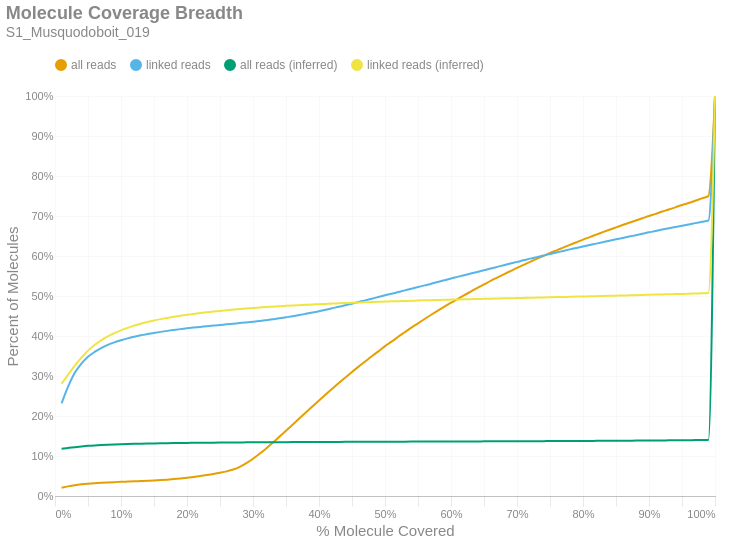

The notebook cell saved with this chart:
### Markdown cell above
### Molecule Read Coverage
This chart shows molecule coverage breadth as computed by the number of bases aligned to that molecule. In other words, "*how much of each unique long molecule is actually sequenced/aligned?*" Keep in mind there is a distinction between sequences and alignments, since some sequences belonging to a particular molecule may not align well and wouldn't appear in the alignment data. This chart also shows molecule coverage breadth as computed by the *inferred fragment* from which the aligned sequences originate. Unlike read coverage, this calculation takes into account the total insert size, including unsequenced gaps between the forward and reverse reads. Like the previous figures, these are cumulative percents.

### Code cell
if SKIPLR:
    print_html(f"Skipped")
else:
    binned_df = consolidated_hist(valids['coverage_bp'], mask, 0.01, True)
    binned_df_inf = consolidated_hist(valids['coverage_inserts'], mask, 0.01, True)
    binned_df = binned_df.with_columns(pl.lit(binned_df_inf['all reads (cumsum)']).alias('all reads (inferred)'))
    binned_df = binned_df.with_columns(pl.lit(binned_df_inf['linked reads (cumsum)']).alias('linked reads (inferred)'))
    binned_df = binned_df.with_columns(
        (pl.col('bin').cast(pl.Float64) + 0.01).alias('right_edge')
    )

    with SafeRender(binned_df):
        (
            density_plot(binned_df, 'Molecule Coverage Breadth', samplename, 'molcov', ['all reads (inferred)','linked reads (inferred)'])
            .encode(
                #x=alt.X('bin:Q', title="% Molecule Covered").axis(format = '%').scale(padding=0),
                x=alt.X('right_edge:Q', title="% Molecule Covered").axis(format='%').scale(padding=0),
                y=alt.Y('value:Q', title='Percent of Molecules')
                    .axis(format='%')
                    .stack(False)
                    .scale(domainMin=0, padding=0),
                color=alt.Color("key:N").scale(domain = ["all reads", "linked reads", "all reads (inferred)", "linked reads (inferred)"]),
                tooltip = [
                    alt.Tooltip("key:N", title = "Data Type"),
                    alt.Tooltip("range_label:N", title="% Molecule Covered"),
                    alt.Tooltip("value:Q", format = ".2%", title="% Molecules")
                ]
            )
        ).display()

### Figure 1 — Vega-Lite specification as saved in the notebook (floating-point values rounded to 4 significant figures)
{"width": "container", "height": 400, "config": {"title": {"anchor": "start", "dy": -15, "fontSize": 18, "color": "#888888", "subtitleColor": "#888888", "subtitleFontSize": 14}, "arc": {"fill": "#0072B2"}, "axis": {"domainColor": "#888888", "domainWidth": 0.5, "gridWidth": 0.2, "grid": false, "titleFontWeight": 400, "titleFontSize": 15, "labelFontSize": 11, "labelColor": "#888888", "tickColor": "#888888", "tickWidth": 0.2, "titleColor": "#888888"}, "axisBand": {"grid": false}, "axisX": {"grid": true, "tickSize": 10, "domainCap": "round"}, "axisY": {"domain": false, "grid": true, "tickSize": 0, "domainCap": "round"}, "background": "transparent", "header": {"labelFontSize": 15, "labelColor": "#888888", "titleFontSize": 15, "titleFontWeight": 600, "titleColor": "#888888"}, "legend": {"labelFont": "sans-serif", "labelFontSize": 12, "labelColor": "#888888", "symbolSize": 100, "symbolType": "circle", "titleFontSize": 12, "titlePadding": 10, "titleColor": "#888888", "title": null, "orient": "top"}, "range": {"category": ["#E69F00", "#56B4E9", "#009E73", "#F0E442", "#0072B2", "#D55E00", "#CC79A7", "#000000"], "diverging": ["#cfe8f3", "#a2d4ec", "#73bfe2", "#46abdb", "#1696d2", "#12719e"]}, "area": {"fill": "#0072B2", "fillOpacity": 0.7, "line": true, "strokeOpacity": 0.7}, "line": {"color": "#0072B2", "stroke": "#0072B2", "strokeWidth": 2}, "trail": {"color": "#0072B2", "stroke": "#0072B2", "strokeWidth": 0, "size": 1}, "point": {"filled": true, "fillOpacity": 1.0, "size": 95}, "text": {"color": "#888888", "fontSize": 11, "align": "right", "fontWeight": 400, "size": 11}, "bar": {"fill": "#0072B2", "stroke": null}, "view": {"stroke": null, "continuousWidth": 660, "continuousHeight": 400}}, "data": {"name": "data-8bf7a18756905574e547fd72cfa9b564"}, "mark": {"type": "line", "interpolate": "monotone", "point": {"opacity": 0, "size": 275}}, "encoding": {"color": {"field": "key", "scale": {"domain": ["all reads", "linked reads", "all reads (inferred)", "linked reads (inferred)"]}, "type": "nominal"}, "tooltip": [{"field": "key", "title": "Data Type", "type": "nominal"}, {"field": "range_label", "title": "% Molecule Covered", "type": "nominal"}, {"field": "value", "format": ".2%", "title": "% Molecules", "type": "quantitative"}], "x": {"axis": {"format": "%"}, "field": "right_edge", "scale": {"padding": 0}, "title": "% Molecule Covered", "type": "quantitative"}, "y": {"axis": {"format": "%"}, "field": "value", "scale": {"domainMin": 0, "padding": 0}, "stack": false, "title": "Percent of Molecules", "type": "quantitative"}}, "params": [{"name": "param_c36ac31b6afebe62", "select": {"type": "point", "fields": ["key"]}, "bind": "legend"}], "title": {"text": "Molecule Coverage Breadth", "subtitle": "S1_Musquodoboit_019"}, "transform": [{"fold": ["all reads (cumsum)", "linked reads (cumsum)", "all reads (inferred)", "linked reads (inferred)"]}, {"calculate": "replace(datum.key, ' (cumsum)', '')", "as": "key"}, {"filter": {"param": "param_c36ac31b6afebe62"}}], "usermeta": {"embedOptions": {"downloadFileName": "S1_Musquodoboit_019.molcov"}}, "$schema": "https://vega.github.io/schema/vega-lite/v6.1.0.json", "datasets": {"data-8bf7a18756905574e547fd72cfa9b564": [{"bin": "0.0", "interval": "0.0-0.01", "all reads": 0.02042, "linked reads": 0.2316, "all reads (cumsum)": 0.02042, "linked reads (cumsum)": 0.2316, "range_label": "0.0-0.01", "all reads (inferred)": 0.1183, "linked reads (inferred)": 0.2805, "right_edge": 0.01}, {"bin": "0.01", "interval": "0.01-0.02", "all reads": 0.003657, "linked reads": 0.04222, "all reads (cumsum)": 0.02408, "linked reads (cumsum)": 0.2738, "range_label": "0.01-0.02", "all reads (inferred)": 0.1203, "linked reads (inferred)": 0.3035, "right_edge": 0.02}, {"bin": "0.02", "interval": "0.02-0.03", "all reads": 0.002965, "linked reads": 0.03409, "all reads (cumsum)": 0.02704, "linked reads (cumsum)": 0.3079, "range_label": "0.02-0.03", "all reads (inferred)": 0.1221, "linked reads (inferred)": 0.3259, "right_edge": 0.03}, {"bin": "0.03", "interval": "0.03-0.04", "all reads": 0.002144, "linked reads": 0.0232, "all reads (cumsum)": 0.02918, "linked reads (cumsum)": 0.3311, "range_label": "0.03-0.04", "all reads (inferred)": 0.1238, "linked reads (inferred)": 0.3462, "right_edge": 0.04}, {"bin": "0.04", "interval": "0.04-0.05", "all reads": 0.001581, "linked reads": 0.01699, "all reads (cumsum)": 0.03077, "linked reads (cumsum)": 0.3481, "range_label": "0.04-0.05", "all reads (inferred)": 0.1253, "linked reads (inferred)": 0.3635, "right_edge": 0.05}, {"bin": "0.05", "interval": "0.05-0.06", "all reads": 0.001216, "linked reads": 0.01204, "all reads (cumsum)": 0.03198, "linked reads (cumsum)": 0.3601, "range_label": "0.05-0.06", "all reads (inferred)": 0.1265, "linked reads (inferred)": 0.3776, "right_edge": 0.06}, {"bin": "0.06", "interval": "0.06-0.07", "all reads": 0.0009811, "linked reads": 0.009594, "all reads (cumsum)": 0.03296, "linked reads (cumsum)": 0.3697, "range_label": "0.06-0.07", "all reads (inferred)": 0.1275, "linked reads (inferred)": 0.3892, "right_edge": 0.07}, {"bin": "0.07", "interval": "0.07-0.08", "all reads": 0.0008628, "linked reads": 0.007983, "all reads (cumsum)": 0.03382, "linked reads (cumsum)": 0.3777, "range_label": "0.07-0.08", "all reads (inferred)": 0.1283, "linked reads (inferred)": 0.3988, "right_edge": 0.08}, {"bin": "0.08", "interval": "0.08-0.09", "all reads": 0.0007623, "linked reads": 0.006401, "all reads (cumsum)": 0.03459, "linked reads (cumsum)": 0.3841, "range_label": "0.08-0.09", "all reads (inferred)": 0.129, "linked reads (inferred)": 0.4071, "right_edge": 0.09}, {"bin": "0.09", "interval": "0.09-0.1", "all reads": 0.0007383, "linked reads": 0.005385, "all reads (cumsum)": 0.03533, "linked reads (cumsum)": 0.3895, "range_label": "0.09-0.1", "all reads (inferred)": 0.1295, "linked reads (inferred)": 0.4141, "right_edge": 0.1}, {"bin": "0.1", "interval": "0.1-0.11", "all reads": 0.0006755, "linked reads": 0.004599, "all reads (cumsum)": 0.036, "linked reads (cumsum)": 0.3941, "range_label": "0.1-0.11", "all reads (inferred)": 0.13, "linked reads (inferred)": 0.4203, "right_edge": 0.11}, {"bin": "0.11", "interval": "0.11-0.12", "all reads": 0.0006771, "linked reads": 0.004034, "all reads (cumsum)": 0.03668, "linked reads (cumsum)": 0.3981, "range_label": "0.11-0.12", "all reads (inferred)": 0.1305, "linked reads (inferred)": 0.4258, "right_edge": 0.12}, {"bin": "0.12", "interval": "0.12-0.13", "all reads": 0.0006955, "linked reads": 0.003553, "all reads (cumsum)": 0.03737, "linked reads (cumsum)": 0.4017, "range_label": "0.12-0.13", "all reads (inferred)": 0.1309, "linked reads (inferred)": 0.4306, "right_edge": 0.13}, {"bin": "0.13", "interval": "0.13-0.14", "all reads": 0.0006928, "linked reads": 0.003058, "all reads (cumsum)": 0.03807, "linked reads (cumsum)": 0.4047, "range_label": "0.13-0.14", "all reads (inferred)": 0.1312, "linked reads (inferred)": 0.4348, "right_edge": 0.14}, {"bin": "0.14", "interval": "0.14-0.15", "all reads": 0.0007446, "linked reads": 0.002858, "all reads (cumsum)": 0.03881, "linked reads (cumsum)": 0.4076, "range_label": "0.14-0.15", "all reads (inferred)": 0.1315, "linked reads (inferred)": 0.4387, "right_edge": 0.15}, {"bin": "0.15", "interval": "0.15-0.16", "all reads": 0.000921, "linked reads": 0.002703, "all reads (cumsum)": 0.03973, "linked reads (cumsum)": 0.4103, "range_label": "0.15-0.16", "all reads (inferred)": 0.1318, "linked reads (inferred)": 0.4422, "right_edge": 0.16}, {"bin": "0.16", "interval": "0.16-0.17", "all reads": 0.001161, "linked reads": 0.002542, "all reads (cumsum)": 0.04089, "linked reads (cumsum)": 0.4128, "range_label": "0.16-0.17", "all reads (inferred)": 0.1321, "linked reads (inferred)": 0.4451, "right_edge": 0.17}, {"bin": "0.17", "interval": "0.17-0.18", "all reads": 0.001348, "linked reads": 0.002227, "all reads (cumsum)": 0.04224, "linked reads (cumsum)": 0.4151, "range_label": "0.17-0.18", "all reads (inferred)": 0.1323, "linked reads (inferred)": 0.4479, "right_edge": 0.18}, {"bin": "0.18", "interval": "0.18-0.19", "all reads": 0.001605, "linked reads": 0.002102, "all reads (cumsum)": 0.04385, "linked reads (cumsum)": 0.4172, "range_label": "0.18-0.19", "all reads (inferred)": 0.1325, "linked reads (inferred)": 0.4505, "right_edge": 0.19}, {"bin": "0.19", "interval": "0.19-0.2", "all reads": 0.001833, "linked reads": 0.002042, "all reads (cumsum)": 0.04568, "linked reads (cumsum)": 0.4192, "range_label": "0.19-0.2", "all reads (inferred)": 0.1327, "linked reads (inferred)": 0.4529, "right_edge": 0.2}, {"bin": "0.2", "interval": "0.2-0.21", "all reads": 0.002006, "linked reads": 0.001817, "all reads (cumsum)": 0.04769, "linked reads (cumsum)": 0.421, "range_label": "0.2-0.21", "all reads (inferred)": 0.1329, "linked reads (inferred)": 0.4551, "right_edge": 0.21}, {"bin": "0.21", "interval": "0.21-0.22", "all reads": 0.002194, "linked reads": 0.001637, "all reads (cumsum)": 0.04988, "linked reads (cumsum)": 0.4227, "range_label": "0.21-0.22", "all reads (inferred)": 0.1331, "linked reads (inferred)": 0.4573, "right_edge": 0.22}, {"bin": "0.22", "interval": "0.22-0.23", "all reads": 0.002475, "linked reads": 0.001767, "all reads (cumsum)": 0.05235, "linked reads (cumsum)": 0.4244, "range_label": "0.22-0.23", "all reads (inferred)": 0.1333, "linked reads (inferred)": 0.4593, "right_edge": 0.23}, {"bin": "0.23", "interval": "0.23-0.24", "all reads": 0.002699, "linked reads": 0.001612, "all reads (cumsum)": 0.05505, "linked reads (cumsum)": 0.426, "range_label": "0.23-0.24", "all reads (inferred)": 0.1334, "linked reads (inferred)": 0.461, "right_edge": 0.24}, {"bin": "0.24", "interval": "0.24-0.25", "all reads": 0.003035, "linked reads": 0.001602, "all reads (cumsum)": 0.05809, "linked reads (cumsum)": 0.4276, "range_label": "0.24-0.25", "all reads (inferred)": 0.1336, "linked reads (inferred)": 0.4627, "right_edge": 0.25}, {"bin": "0.25", "interval": "0.25-0.26", "all reads": 0.003475, "linked reads": 0.001476, "all reads (cumsum)": 0.06156, "linked reads (cumsum)": 0.4291, "range_label": "0.25-0.26", "all reads (inferred)": 0.1337, "linked reads (inferred)": 0.4644, "right_edge": 0.26}, {"bin": "0.26", "interval": "0.26-0.27", "all reads": 0.004619, "linked reads": 0.001612, "all reads (cumsum)": 0.06618, "linked reads (cumsum)": 0.4307, "range_label": "0.26-0.27", "all reads (inferred)": 0.1339, "linked reads (inferred)": 0.466, "right_edge": 0.27}, {"bin": "0.27", "interval": "0.27-0.28", "all reads": 0.006842, "linked reads": 0.001521, "all reads (cumsum)": 0.07303, "linked reads (cumsum)": 0.4323, "range_label": "0.27-0.28", "all reads (inferred)": 0.134, "linked reads (inferred)": 0.4673, "right_edge": 0.28}, {"bin": "0.28", "interval": "0.28-0.29", "all reads": 0.009099, "linked reads": 0.001667, "all reads (cumsum)": 0.08212, "linked reads (cumsum)": 0.4339, "range_label": "0.28-0.29", "all reads (inferred)": 0.1341, "linked reads (inferred)": 0.4686, "right_edge": 0.29}, {"bin": "0.29", "interval": "0.29-0.3", "all reads": 0.01106, "linked reads": 0.001697, "all reads (cumsum)": 0.09318, "linked reads (cumsum)": 0.4356, "range_label": "0.29-0.3", "all reads (inferred)": 0.1342, "linked reads (inferred)": 0.4699, "right_edge": 0.3}, {"bin": "0.3", "interval": "0.3-0.31", "all reads": 0.01236, "linked reads": 0.001842, "all reads (cumsum)": 0.1055, "linked reads (cumsum)": 0.4375, "range_label": "0.3-0.31", "all reads (inferred)": 0.1343, "linked reads (inferred)": 0.471, "right_edge": 0.31}, {"bin": "0.31", "interval": "0.31-0.32", "all reads": 0.01342, "linked reads": 0.002177, "all reads (cumsum)": 0.119, "linked reads (cumsum)": 0.4396, "range_label": "0.31-0.32", "all reads (inferred)": 0.1344, "linked reads (inferred)": 0.4722, "right_edge": 0.32}, {"bin": "0.32", "interval": "0.32-0.33", "all reads": 0.01445, "linked reads": 0.002257, "all reads (cumsum)": 0.1334, "linked reads (cumsum)": 0.4419, "range_label": "0.32-0.33", "all reads (inferred)": 0.1345, "linked reads (inferred)": 0.4733, "right_edge": 0.33}, {"bin": "0.33", "interval": "0.33-0.34", "all reads": 0.01467, "linked reads": 0.002262, "all reads (cumsum)": 0.1481, "linked reads (cumsum)": 0.4442, "range_label": "0.33-0.34", "all reads (inferred)": 0.1346, "linked reads (inferred)": 0.4744, "right_edge": 0.34}, {"bin": "0.34", "interval": "0.34-0.35", "all reads": 0.01495, "linked reads": 0.002648, "all reads (cumsum)": 0.163, "linked reads (cumsum)": 0.4468, "range_label": "0.34-0.35", "all reads (inferred)": 0.1347, "linked reads (inferred)": 0.4754, "right_edge": 0.35}, {"bin": "0.35", "interval": "0.35-0.36", "all reads": 0.01519, "linked reads": 0.002547, "all reads (cumsum)": 0.1782, "linked reads (cumsum)": 0.4494, "range_label": "0.35-0.36", "all reads (inferred)": 0.1348, "linked reads (inferred)": 0.4763, "right_edge": 0.36}, {"bin": "0.36", "interval": "0.36-0.37", "all reads": 0.01534, "linked reads": 0.002898, "all reads (cumsum)": 0.1936, "linked reads (cumsum)": 0.4522, "range_label": "0.36-0.37", "all reads (inferred)": 0.1348, "linked reads (inferred)": 0.4771, "right_edge": 0.37}, {"bin": "0.37", "interval": "0.37-0.38", "all reads": 0.01523, "linked reads": 0.003143, "all reads (cumsum)": 0.2088, "linked reads (cumsum)": 0.4554, "range_label": "0.37-0.38", "all reads (inferred)": 0.1349, "linked reads (inferred)": 0.4779, "right_edge": 0.38}, {"bin": "0.38", "interval": "0.38-0.39", "all reads": 0.01511, "linked reads": 0.003208, "all reads (cumsum)": 0.2239, "linked reads (cumsum)": 0.4586, "range_label": "0.38-0.39", "all reads (inferred)": 0.135, "linked reads (inferred)": 0.4787, "right_edge": 0.39}, {"bin": "0.39", "interval": "0.39-0.4", "all reads": 0.01507, "linked reads": 0.003293, "all reads (cumsum)": 0.239, "linked reads (cumsum)": 0.4619, "range_label": "0.39-0.4", "all reads (inferred)": 0.1351, "linked reads (inferred)": 0.4796, "right_edge": 0.4}, {"bin": "0.4", "interval": "0.4-0.41", "all reads": 0.01466, "linked reads": 0.003734, "all reads (cumsum)": 0.2536, "linked reads (cumsum)": 0.4656, "range_label": "0.4-0.41", "all reads (inferred)": 0.1351, "linked reads (inferred)": 0.4803, "right_edge": 0.41}, {"bin": "0.41", "interval": "0.41-0.42", "all reads": 0.01457, "linked reads": 0.003769, "all reads (cumsum)": 0.2682, "linked reads (cumsum)": 0.4694, "range_label": "0.41-0.42", "all reads (inferred)": 0.1352, "linked reads (inferred)": 0.4811, "right_edge": 0.42}, {"bin": "0.42", "interval": "0.42-0.43", "all reads": 0.01424, "linked reads": 0.003568, "all reads (cumsum)": 0.2825, "linked reads (cumsum)": 0.473, "range_label": "0.42-0.43", "all reads (inferred)": 0.1353, "linked reads (inferred)": 0.4817, "right_edge": 0.43}, {"bin": "0.43", "interval": "0.43-0.44", "all reads": 0.01386, "linked reads": 0.004064, "all reads (cumsum)": 0.2963, "linked reads (cumsum)": 0.477, "range_label": "0.43-0.44", "all reads (inferred)": 0.1353, "linked reads (inferred)": 0.4824, "right_edge": 0.44}, {"bin": "0.44", "interval": "0.44-0.45", "all reads": 0.01377, "linked reads": 0.003824, "all reads (cumsum)": 0.3101, "linked reads (cumsum)": 0.4809, "range_label": "0.44-0.45", "all reads (inferred)": 0.1354, "linked reads (inferred)": 0.483, "right_edge": 0.45}, {"bin": "0.45", "interval": "0.45-0.46", "all reads": 0.01338, "linked reads": 0.003924, "all reads (cumsum)": 0.3235, "linked reads (cumsum)": 0.4848, "range_label": "0.45-0.46", "all reads (inferred)": 0.1355, "linked reads (inferred)": 0.4836, "right_edge": 0.46}, {"bin": "0.46", "interval": "0.46-0.47", "all reads": 0.01292, "linked reads": 0.004274, "all reads (cumsum)": 0.3364, "linked reads (cumsum)": 0.489, "range_label": "0.46-0.47", "all reads (inferred)": 0.1355, "linked reads (inferred)": 0.4841, "right_edge": 0.47}, {"bin": "0.47", "interval": "0.47-0.48", "all reads": 0.01304, "linked reads": 0.004169, "all reads (cumsum)": 0.3494, "linked reads (cumsum)": 0.4932, "range_label": "0.47-0.48", "all reads (inferred)": 0.1356, "linked reads (inferred)": 0.4848, "right_edge": 0.48}, {"bin": "0.48", "interval": "0.48-0.49", "all reads": 0.01213, "linked reads": 0.004289, "all reads (cumsum)": 0.3616, "linked reads (cumsum)": 0.4975, "range_label": "0.48-0.49", "all reads (inferred)": 0.1356, "linked reads (inferred)": 0.4854, "right_edge": 0.49}, {"bin": "0.49", "interval": "0.49-0.5", "all reads": 0.01314, "linked reads": 0.004139, "all reads (cumsum)": 0.3747, "linked reads (cumsum)": 0.5016, "range_label": "0.49-0.5", "all reads (inferred)": 0.1357, "linked reads (inferred)": 0.486, "right_edge": 0.5}, {"bin": "0.5", "interval": "0.5-0.51", "all reads": 0.01108, "linked reads": 0.003964, "all reads (cumsum)": 0.3858, "linked reads (cumsum)": 0.5056, "range_label": "0.5-0.51", "all reads (inferred)": 0.1358, "linked reads (inferred)": 0.4866, "right_edge": 0.51}, {"bin": "0.51", "interval": "0.51-0.52", "all reads": 0.01224, "linked reads": 0.004209, "all reads (cumsum)": 0.398, "linked reads (cumsum)": 0.5098, "range_label": "0.51-0.52", "all reads (inferred)": 0.1358, "linked reads (inferred)": 0.4871, "right_edge": 0.52}, {"bin": "0.52", "interval": "0.52-0.53", "all reads": 0.01138, "linked reads": 0.004194, "all reads (cumsum)": 0.4094, "linked reads (cumsum)": 0.514, "range_label": "0.52-0.53", "all reads (inferred)": 0.1359, "linked reads (inferred)": 0.4876, "right_edge": 0.53}, {"bin": "0.53", "interval": "0.53-0.54", "all reads": 0.01133, "linked reads": 0.004139, "all reads (cumsum)": 0.4208, "linked reads (cumsum)": 0.5182, "range_label": "0.53-0.54", "all reads (inferred)": 0.1359, "linked reads (inferred)": 0.4881, "right_edge": 0.54}, {"bin": "0.54", "interval": "0.54-0.55", "all reads": 0.0109, "linked reads": 0.004189, "all reads (cumsum)": 0.4317, "linked reads (cumsum)": 0.5223, "range_label": "0.54-0.55", "all reads (inferred)": 0.136, "linked reads (inferred)": 0.4887, "right_edge": 0.55}, {"bin": "0.55", "interval": "0.55-0.56", "all reads": 0.01094, "linked reads": 0.004244, "all reads (cumsum)": 0.4426, "linked reads (cumsum)": 0.5266, "range_label": "0.55-0.56", "all reads (inferred)": 0.1361, "linked reads (inferred)": 0.4892, "right_edge": 0.56}, {"bin": "0.56", "interval": "0.56-0.57", "all reads": 0.01058, "linked reads": 0.004089, "all reads (cumsum)": 0.4532, "linked reads (cumsum)": 0.5307, "range_label": "0.56-0.57", "all reads (inferred)": 0.1361, "linked reads (inferred)": 0.4896, "right_edge": 0.57}, {"bin": "0.57", "interval": "0.57-0.58", "all reads": 0.01015, "linked reads": 0.004454, "all reads (cumsum)": 0.4633, "linked reads (cumsum)": 0.5351, "range_label": "0.57-0.58", "all reads (inferred)": 0.1362, "linked reads (inferred)": 0.49, "right_edge": 0.58}, {"bin": "0.58", "interval": "0.58-0.59", "all reads": 0.009983, "linked reads": 0.004229, "all reads (cumsum)": 0.4733, "linked reads (cumsum)": 0.5394, "range_label": "0.58-0.59", "all reads (inferred)": 0.1362, "linked reads (inferred)": 0.4905, "right_edge": 0.59}, {"bin": "0.59", "interval": "0.59-0.6", "all reads": 0.009875, "linked reads": 0.004364, "all reads (cumsum)": 0.4832, "linked reads (cumsum)": 0.5437, "range_label": "0.59-0.6", "all reads (inferred)": 0.1363, "linked reads (inferred)": 0.4909, "right_edge": 0.6}, {"bin": "0.6", "interval": "0.6-0.61", "all reads": 0.009311, "linked reads": 0.004039, "all reads (cumsum)": 0.4925, "linked reads (cumsum)": 0.5478, "range_label": "0.6-0.61", "all reads (inferred)": 0.1363, "linked reads (inferred)": 0.4913, "right_edge": 0.61}, {"bin": "0.61", "interval": "0.61-0.62", "all reads": 0.00948, "linked reads": 0.004139, "all reads (cumsum)": 0.502, "linked reads (cumsum)": 0.5519, "range_label": "0.61-0.62", "all reads (inferred)": 0.1364, "linked reads (inferred)": 0.4917, "right_edge": 0.62}, {"bin": "0.62", "interval": "0.62-0.63", "all reads": 0.00904, "linked reads": 0.004169, "all reads (cumsum)": 0.511, "linked reads (cumsum)": 0.5561, "range_label": "0.62-0.63", "all reads (inferred)": 0.1365, "linked reads (inferred)": 0.4921, "right_edge": 0.63}, {"bin": "0.63", "interval": "0.63-0.64", "all reads": 0.009024, "linked reads": 0.004094, "all reads (cumsum)": 0.52, "linked reads (cumsum)": 0.5602, "range_label": "0.63-0.64", "all reads (inferred)": 0.1365, "linked reads (inferred)": 0.4926, "right_edge": 0.64}, {"bin": "0.64", "interval": "0.64-0.65", "all reads": 0.008779, "linked reads": 0.004214, "all reads (cumsum)": 0.5288, "linked reads (cumsum)": 0.5644, "range_label": "0.64-0.65", "all reads (inferred)": 0.1366, "linked reads (inferred)": 0.493, "right_edge": 0.65}, {"bin": "0.65", "interval": "0.65-0.66", "all reads": 0.008987, "linked reads": 0.004209, "all reads (cumsum)": 0.5378, "linked reads (cumsum)": 0.5686, "range_label": "0.65-0.66", "all reads (inferred)": 0.1366, "linked reads (inferred)": 0.4934, "right_edge": 0.66}, {"bin": "0.66", "interval": "0.66-0.67", "all reads": 0.00822, "linked reads": 0.004189, "all reads (cumsum)": 0.546, "linked reads (cumsum)": 0.5728, "range_label": "0.66-0.67", "all reads (inferred)": 0.1367, "linked reads (inferred)": 0.4938, "right_edge": 0.67}, {"bin": "0.67", "interval": "0.67-0.68", "all reads": 0.008245, "linked reads": 0.004289, "all reads (cumsum)": 0.5543, "linked reads (cumsum)": 0.5771, "range_label": "0.67-0.68", "all reads (inferred)": 0.1368, "linked reads (inferred)": 0.4941, "right_edge": 0.68}, {"bin": "0.68", "interval": "0.68-0.69", "all reads": 0.007966, "linked reads": 0.004104, "all reads (cumsum)": 0.5622, "linked reads (cumsum)": 0.5812, "range_label": "0.68-0.69", "all reads (inferred)": 0.1368, "linked reads (inferred)": 0.4945, "right_edge": 0.69}, {"bin": "0.69", "interval": "0.69-0.7", "all reads": 0.008104, "linked reads": 0.004094, "all reads (cumsum)": 0.5703, "linked reads (cumsum)": 0.5853, "range_label": "0.69-0.7", "all reads (inferred)": 0.1369, "linked reads (inferred)": 0.4948, "right_edge": 0.7}, {"bin": "0.7", "interval": "0.7-0.71", "all reads": 0.00762, "linked reads": 0.003884, "all reads (cumsum)": 0.578, "linked reads (cumsum)": 0.5891, "range_label": "0.7-0.71", "all reads (inferred)": 0.1369, "linked reads (inferred)": 0.4952, "right_edge": 0.71}, {"bin": "0.71", "interval": "0.71-0.72", "all reads": 0.007475, "linked reads": 0.004229, "all reads (cumsum)": 0.5854, "linked reads (cumsum)": 0.5934, "range_label": "0.71-0.72", "all reads (inferred)": 0.137, "linked reads (inferred)": 0.4956, "right_edge": 0.72}, {"bin": "0.72", "interval": "0.72-0.73", "all reads": 0.00745, "linked reads": 0.003854, "all reads (cumsum)": 0.5929, "linked reads (cumsum)": 0.5972, "range_label": "0.72-0.73", "all reads (inferred)": 0.1371, "linked reads (inferred)": 0.4961, "right_edge": 0.73}, {"bin": "0.73", "interval": "0.73-0.74", "all reads": 0.007103, "linked reads": 0.003774, "all reads (cumsum)": 0.6, "linked reads (cumsum)": 0.601, "range_label": "0.73-0.74", "all reads (inferred)": 0.1372, "linked reads (inferred)": 0.4965, "right_edge": 0.74}, {"bin": "0.74", "interval": "0.74-0.75", "all reads": 0.007488, "linked reads": 0.004009, "all reads (cumsum)": 0.6075, "linked reads (cumsum)": 0.605, "range_label": "0.74-0.75", "all reads (inferred)": 0.1372, "linked reads (inferred)": 0.4969, "right_edge": 0.75}, {"bin": "0.75", "interval": "0.75-0.76", "all reads": 0.006765, "linked reads": 0.003558, "all reads (cumsum)": 0.6142, "linked reads (cumsum)": 0.6086, "range_label": "0.75-0.76", "all reads (inferred)": 0.1373, "linked reads (inferred)": 0.4973, "right_edge": 0.76}, {"bin": "0.76", "interval": "0.76-0.77", "all reads": 0.006846, "linked reads": 0.004079, "all reads (cumsum)": 0.6211, "linked reads (cumsum)": 0.6126, "range_label": "0.76-0.77", "all reads (inferred)": 0.1374, "linked reads (inferred)": 0.4977, "right_edge": 0.77}, {"bin": "0.77", "interval": "0.77-0.78", "all reads": 0.006744, "linked reads": 0.003859, "all reads (cumsum)": 0.6278, "linked reads (cumsum)": 0.6165, "range_label": "0.77-0.78", "all reads (inferred)": 0.1375, "linked reads (inferred)": 0.498, "right_edge": 0.78}, {"bin": "0.78", "interval": "0.78-0.79", "all reads": 0.006518, "linked reads": 0.003634, "all reads (cumsum)": 0.6343, "linked reads (cumsum)": 0.6201, "range_label": "0.78-0.79", "all reads (inferred)": 0.1375, "linked reads (inferred)": 0.4984, "right_edge": 0.79}, {"bin": "0.79", "interval": "0.79-0.8", "all reads": 0.006701, "linked reads": 0.003759, "all reads (cumsum)": 0.641, "linked reads (cumsum)": 0.6239, "range_label": "0.79-0.8", "all reads (inferred)": 0.1376, "linked reads (inferred)": 0.4988, "right_edge": 0.8}, {"bin": "0.8", "interval": "0.8-0.81", "all reads": 0.006118, "linked reads": 0.003634, "all reads (cumsum)": 0.6472, "linked reads (cumsum)": 0.6275, "range_label": "0.8-0.81", "all reads (inferred)": 0.1377, "linked reads (inferred)": 0.4991, "right_edge": 0.81}, {"bin": "0.81", "interval": "0.81-0.82", "all reads": 0.006226, "linked reads": 0.003448, "all reads (cumsum)": 0.6534, "linked reads (cumsum)": 0.631, "range_label": "0.81-0.82", "all reads (inferred)": 0.1378, "linked reads (inferred)": 0.4995, "right_edge": 0.82}, {"bin": "0.82", "interval": "0.82-0.83", "all reads": 0.006246, "linked reads": 0.003553, "all reads (cumsum)": 0.6596, "linked reads (cumsum)": 0.6345, "range_label": "0.82-0.83", "all reads (inferred)": 0.1379, "linked reads (inferred)": 0.5, "right_edge": 0.83}, {"bin": "0.83", "interval": "0.83-0.84", "all reads": 0.006084, "linked reads": 0.003619, "all reads (cumsum)": 0.6657, "linked reads (cumsum)": 0.6382, "range_label": "0.83-0.84", "all reads (inferred)": 0.138, "linked reads (inferred)": 0.5004, "right_edge": 0.84}, {"bin": "0.84", "interval": "0.84-0.85", "all reads": 0.005832, "linked reads": 0.003493, "all reads (cumsum)": 0.6716, "linked reads (cumsum)": 0.6416, "range_label": "0.84-0.85", "all reads (inferred)": 0.1381, "linked reads (inferred)": 0.5008, "right_edge": 0.85}, {"bin": "0.85", "interval": "0.85-0.86", "all reads": 0.005846, "linked reads": 0.003383, "all reads (cumsum)": 0.6774, "linked reads (cumsum)": 0.645, "range_label": "0.85-0.86", "all reads (inferred)": 0.1382, "linked reads (inferred)": 0.5012, "right_edge": 0.86}, {"bin": "0.86", "interval": "0.86-0.87", "all reads": 0.005789, "linked reads": 0.003583, "all reads (cumsum)": 0.6832, "linked reads (cumsum)": 0.6486, "range_label": "0.86-0.87", "all reads (inferred)": 0.1383, "linked reads (inferred)": 0.5016, "right_edge": 0.87}, {"bin": "0.87", "interval": "0.87-0.88", "all reads": 0.005701, "linked reads": 0.003388, "all reads (cumsum)": 0.6889, "linked reads (cumsum)": 0.652, "range_label": "0.87-0.88", "all reads (inferred)": 0.1384, "linked reads (inferred)": 0.5021, "right_edge": 0.88}, {"bin": "0.88", "interval": "0.88-0.89", "all reads": 0.005587, "linked reads": 0.003563, "all reads (cumsum)": 0.6945, "linked reads (cumsum)": 0.6556, "range_label": "0.88-0.89", "all reads (inferred)": 0.1386, "linked reads (inferred)": 0.5025, "right_edge": 0.89}, {"bin": "0.89", "interval": "0.89-0.9", "all reads": 0.005652, "linked reads": 0.003649, "all reads (cumsum)": 0.7001, "linked reads (cumsum)": 0.6592, "range_label": "0.89-0.9", "all reads (inferred)": 0.1387, "linked reads (inferred)": 0.503, "right_edge": 0.9}, {"bin": "0.9", "interval": "0.9-0.91", "all reads": 0.005226, "linked reads": 0.003258, "all reads (cumsum)": 0.7054, "linked reads (cumsum)": 0.6625, "range_label": "0.9-0.91", "all reads (inferred)": 0.1388, "linked reads (inferred)": 0.5035, "right_edge": 0.91}, {"bin": "0.91", "interval": "0.91-0.92", "all reads": 0.005817, "linked reads": 0.003538, "all reads (cumsum)": 0.7112, "linked reads (cumsum)": 0.666, "range_label": "0.91-0.92", "all reads (inferred)": 0.139, "linked reads (inferred)": 0.5039, "right_edge": 0.92}, {"bin": "0.92", "interval": "0.92-0.93", "all reads": 0.005099, "linked reads": 0.003308, "all reads (cumsum)": 0.7163, "linked reads (cumsum)": 0.6693, "range_label": "0.92-0.93", "all reads (inferred)": 0.1391, "linked reads (inferred)": 0.5043, "right_edge": 0.93}, {"bin": "0.93", "interval": "0.93-0.94", "all reads": 0.005421, "linked reads": 0.003153, "all reads (cumsum)": 0.7217, "linked reads (cumsum)": 0.6725, "range_label": "0.93-0.94", "all reads (inferred)": 0.1392, "linked reads (inferred)": 0.5048, "right_edge": 0.94}, {"bin": "0.94", "interval": "0.94-0.95", "all reads": 0.005874, "linked reads": 0.003218, "all reads (cumsum)": 0.7276, "linked reads (cumsum)": 0.6757, "range_label": "0.94-0.95", "all reads (inferred)": 0.1394, "linked reads (inferred)": 0.5052, "right_edge": 0.95}, {"bin": "0.95", "interval": "0.95-0.96", "all reads": 0.004844, "linked reads": 0.003073, "all reads (cumsum)": 0.7324, "linked reads (cumsum)": 0.6788, "range_label": "0.95-0.96", "all reads (inferred)": 0.1396, "linked reads (inferred)": 0.5057, "right_edge": 0.96}, {"bin": "0.96", "interval": "0.96-0.97", "all reads": 0.005629, "linked reads": 0.003423, "all reads (cumsum)": 0.738, "linked reads (cumsum)": 0.6822, "range_label": "0.96-0.97", "all reads (inferred)": 0.1397, "linked reads (inferred)": 0.5063, "right_edge": 0.97}, {"bin": "0.97", "interval": "0.97-0.98", "all reads": 0.005955, "linked reads": 0.003193, "all reads (cumsum)": 0.744, "linked reads (cumsum)": 0.6854, "range_label": "0.97-0.98", "all reads (inferred)": 0.1399, "linked reads (inferred)": 0.507, "right_edge": 0.98}, {"bin": "0.98", "interval": "0.98-0.99", "all reads": 0.005745, "linked reads": 0.003303, "all reads (cumsum)": 0.7497, "linked reads (cumsum)": 0.6887, "range_label": "0.98-0.99", "all reads (inferred)": 0.1402, "linked reads (inferred)": 0.5078, "right_edge": 0.99}, {"bin": "0.99", "interval": "0.99-1.0", "all reads": 0.2503, "linked reads": 0.3113, "all reads (cumsum)": 1.0, "linked reads (cumsum)": 1.0, "range_label": "0.99-1.0", "all reads (inferred)": 1.0, "linked reads (inferred)": 1.0, "right_edge": 1.0}]}}
